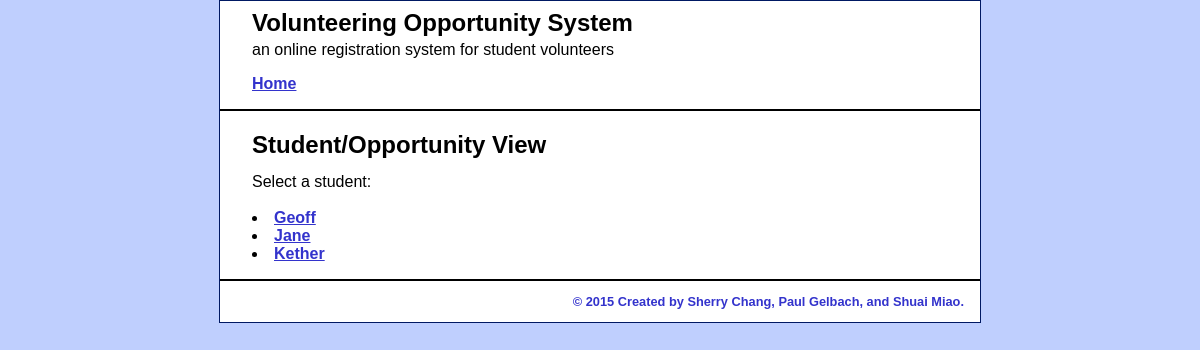
Page /individual_opp/index.php on the committed database.
### tables this page shows
CREATE TABLE STUDENT(
	SID			INT  			 						AUTO_INCREMENT,
	FName		VARCHAR(45) 		NOT NULL,
	LName		VARCHAR(45)			NOT NULL,
	Initial 	VARCHAR(45),
	Phone 		VARCHAR(45)			NOT NULL,
	Email		VARCHAR(45)			NOT NULL,
	PRIMARY KEY (SID)
);

### model/student_db.php (called while the page is built, shortened)
<?php
function get_students()	{
	global $db;
	$query = 'SELECT * FROM STUDENT
              ORDER BY FName';
    $students = $db->query($query);
    return $students;
}
?>

### individual_opp/student_list.php (the view, shortened to what this page needs)
<?php include '../view/header.php'; ?>
<div id="main">
    <h1>Student/Opportunity View</h1>
     <form action="" method="get" id="aligned">
            <tr>
                <label>Select a student:<label>
            </tr>
            <?php foreach ($student as $students) : ?>
            <li>
		<a href ="student_name.php?student=<?php echo $students['FName']; ?>">
		<?php echo $students['FName']; ?> <a/>
	    </li>
            <?php endforeach; ?>
	</form><td>
</div>
<?php include '../view/footer.php'; ?>

### main.css (style rules this page uses)
body { margin-top: 0; background-color: #BFCFFE; font-family: Arial, Helvetica, sans-serif; }
h1 { font-size: 150%; margin: 0; padding: .5em 0 .25em; }
h1, h2 { color: black; }
li { margin: 0; padding: 0; }
a { color: #3333CC; font-weight: bold; }
form { margin: 0; }
#main { margin: 0; padding: .5em 2em .25em; }
#aligned { margin: .5em 0 2em; }
#aligned label { width: 8em; padding-right: 1em; padding-bottom: .5em; float: left; }

### rows in the picture
student: FName "Geoff"
student: FName "Jane"
student: FName "Kether"
